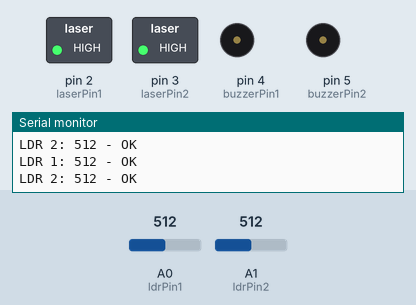
Recording of a sketch running on a simulated Arduino Uno, built with avr-gcc and run on an emulated ATmega328P. Parts: switched loads named in the sketch (green lamp = pin HIGH), buzzer (waves = sounding, pin HIGH), the last lines printed to the serial monitor. Inputs (shaded band) come from the test bench; at power-on: A0 (ldrPin1) = 512, A1 (ldrPin2) = 512.

Above: at 4.2 s.
4.3 s: A0 (ldrPin1) set to 484
At 5.5 s:
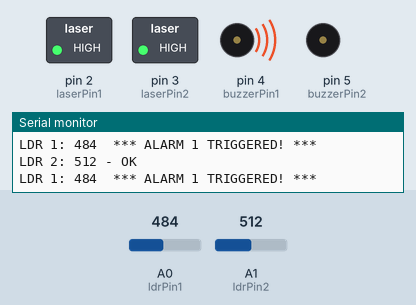
5.8 s: A1 (ldrPin2) set to 486
At 6.8 s:
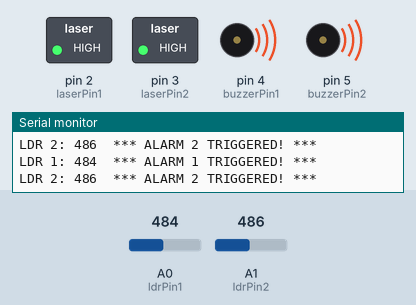
7.4 s: A0 (ldrPin1) set to 510
At 8.2 s:
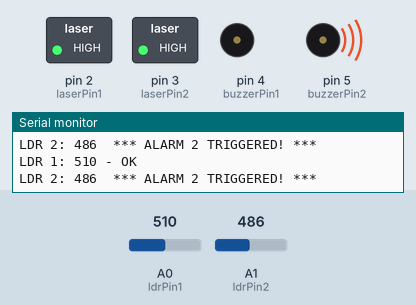
9.0 s: A0 (ldrPin1) set to 490
At 10.2 s:
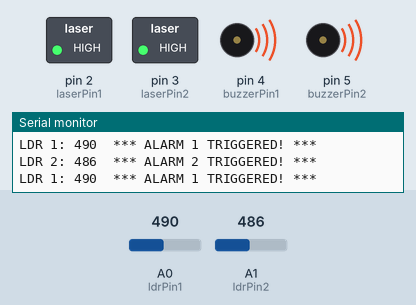
10.5 s: A1 (ldrPin2) set to 1023
At 11.2 s:
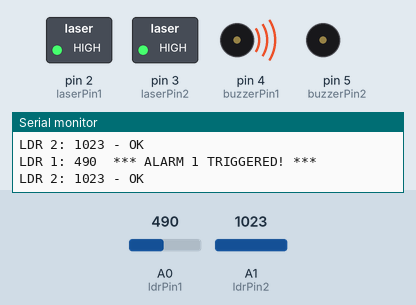
Timing chart, 0 to 13.0 s (numbered marks = the images above; inputs shaded):
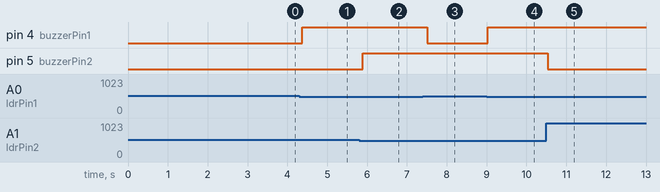

The sketch:

BORDER_SECURITY.ino
```cpp
/*
Code Name:BORDER_SECURITY
Author: RoboSiddhi

⚠ Warning

This project and its code are shared for learning and personal use only.
Commercial use, redistribution, or selling (in any form) of this code or
project is not allowed without proper permission.

                                                                                 .
              !^           .   ..   ..
              ??^~~~^.      ....:....
             :P5J?7?JY5.   ...^:::^..
            .BG5JY75&JYG   ...^:::^..
            .BBBP57?YYYG.   ....::::
             :YBBGYJ??Y?   .  .^ YGGY.
              :!BBBBY!:       .G??5BP^
            ~GP5P5??77!7:    .^J55Y!
           ^#57!7#5777!?57~:~77JG~
           ?#G5PB#57777!B5GG5YPJ.
          .BGYY&&BPY???J!!Y5Y7:
          :7!~!7777!!!!^

Description: This project is a multi-zone security system designed to detect movement or intrusion across two separate points.
It utilizes two independent laser beams and Light Dependent Resistors (LDRs) to create invisible "tripwires." When an object
breaks the connection between a laser and its corresponding sensor, the system identifies which zone has been breached and
activates a localized audio alarm.The project uses 2_laser module,2_ldr sensor,2_buzzer & Arduino Uno.
Great for
learning robotics, DIY projects, and basic STEM applications.
*/
// --- Pin Definitions ---
const int laserPin1 = 2; // Digital pin for Laser 1
const int ldrPin1 = A0;  // Analog pin for LDR 1
const int buzzerPin1 = 4; // Digital pin for Buzzer 1

const int laserPin2 = 3; // Digital pin for Laser 2
const int ldrPin2 = A1;  // Analog pin for LDR 2
const int buzzerPin2 = 5; // Digital pin for Buzzer 2

// --- Settings ---
// Threshold for the LDR.
// This value is highly dependent on your ambient light, laser strength,
// and LDR module. You will likely need to adjust this value.
// A HIGHER value means LESS light is required to trigger the alarm (more sensitive).
// For LDRs, light causes resistance to DECREASE, leading to a LOWER analog value.
// If your reading is HIGH when light is present, reverse the logic (e.g., trigger if reading > threshold).
const int BREAK_THRESHOLD = 500;

// --- Setup Function ---
void setup() {
  // Set the laser and buzzer pins as outputs
  pinMode(laserPin1, OUTPUT);
  pinMode(buzzerPin1, OUTPUT);
  pinMode(laserPin2, OUTPUT);
  pinMode(buzzerPin2, OUTPUT);

  // Initialize Serial Communication for debugging
  Serial.begin(9600);
  Serial.println("Laser Alarm System Initialized.");

  // 1. Turn on both lasers
  digitalWrite(laserPin1, HIGH);
  digitalWrite(laserPin2, HIGH);

  // 2. Perform a brief calibration (Wait for LDRs to get initial laser light)
  delay(1000);

  // OPTIONAL: Print initial values to help set the threshold
  int initialLDR1 = analogRead(ldrPin1);
  int initialLDR2 = analogRead(ldrPin2);
  Serial.print("Initial LDR 1 Reading (With Laser): ");
  Serial.println(initialLDR1);
  Serial.print("Initial LDR 2 Reading (With Laser): ");
  Serial.println(initialLDR2);
  Serial.print("Alarm set to trigger if reading is BELOW: ");
  Serial.println(BREAK_THRESHOLD);

  // Wait a moment before starting the loop
  delay(2000);
}

// --- Main Loop Function ---
void loop() {
  // --- Side 1 Check ---
  int ldrValue1 = analogRead(ldrPin1);

  // Print current reading for debugging
  Serial.print("LDR 1: ");
  Serial.print(ldrValue1);

  // Check if the light intensity has dropped (beam broken)
  if (ldrValue1 < BREAK_THRESHOLD) {
    // Beam is broken - Activate Alarm 1
    digitalWrite(buzzerPin1, HIGH); // Turn the buzzer ON
    Serial.println("  *** ALARM 1 TRIGGERED! ***");
  } else {
    // Beam is intact - Keep the alarm OFF
    digitalWrite(buzzerPin1, LOW); // Turn the buzzer OFF
    Serial.println(" - OK");
  }

  // --- Side 2 Check ---
  int ldrValue2 = analogRead(ldrPin2);

  // Print current reading for debugging
  Serial.print("LDR 2: ");
  Serial.print(ldrValue2);

  // Check if the light intensity has dropped (beam broken)
  if (ldrValue2 < BREAK_THRESHOLD) {
    // Beam is broken - Activate Alarm 2
    digitalWrite(buzzerPin2, HIGH); // Turn the buzzer ON
    Serial.println("  *** ALARM 2 TRIGGERED! ***");
  } else {
    // Beam is intact - Keep the alarm OFF
    digitalWrite(buzzerPin2, LOW); // Turn the buzzer OFF
    Serial.println(" - OK");
  }

  // Small delay to stabilize readings and avoid constantly spamming the Serial Monitor
  delay(100);
}
```

Measured:
- the behaviour switches between 500 and 499 on A0 (ldrPin1) (found by bisection; images 0 and 1)
- the behaviour switches between 500 and 499 on A1 (ldrPin2) (found by bisection; images 1 and 2)
- after the input at 4.3 s, pin 4 (buzzerPin1): LOW → HIGH after 0.08 s
- after the input at 5.8 s, pin 5 (buzzerPin2): LOW → HIGH after 0.09 s
- after the input at 7.4 s, pin 4 (buzzerPin1): HIGH → LOW after 0.11 s
- after the input at 9.0 s, pin 4 (buzzerPin1): LOW → HIGH at once
- after the input at 10.5 s, pin 5 (buzzerPin2): HIGH → LOW at once
